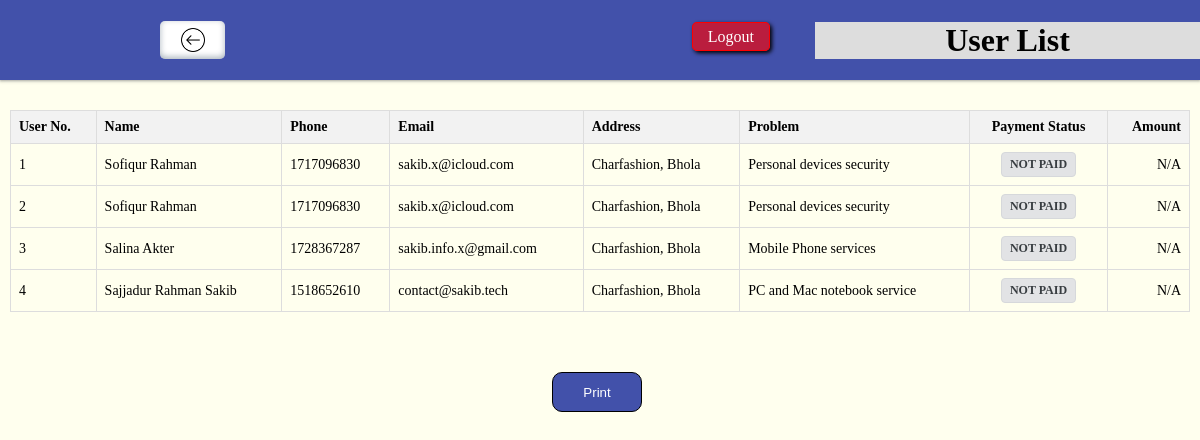
The app's page /admin/alluser.php (signed in), older data.
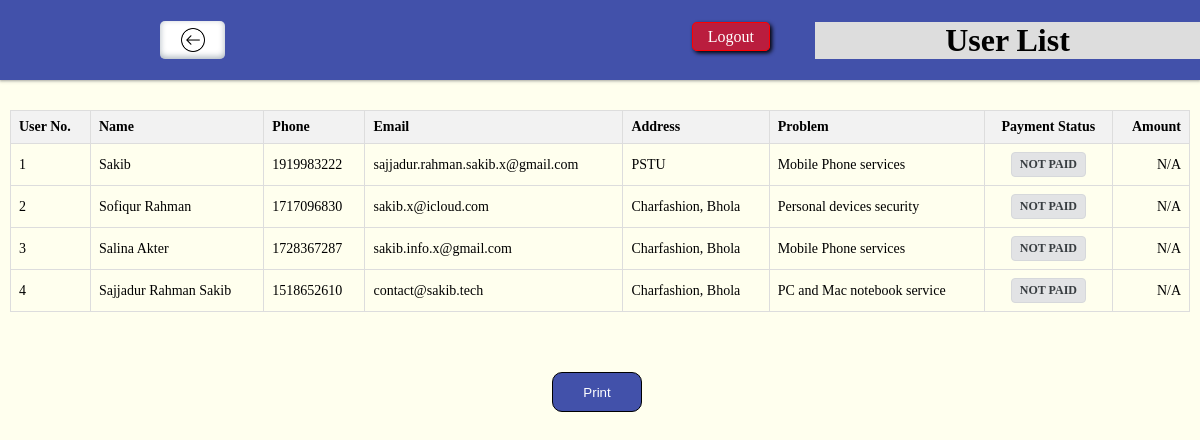
The same page, newer data.
### tables this page shows
CREATE TABLE `reservation` (
  `id` int(100) NOT NULL,
  `name` varchar(32) NOT NULL,
  `address` varchar(50) NOT NULL,
  `phone` int(14) NOT NULL,
  `email` varchar(38) NOT NULL,
  `problem` varchar(100) NOT NULL,
  `description` varchar(500) NOT NULL,
  `submission_time` timestamp NOT NULL DEFAULT current_timestamp(),
  `tracking` varchar(20) DEFAULT NULL
);

### admin/alluser.php (the view, shortened to what this page needs)
<!DOCTYPE html>
<html lang="en">
<head>
    <link rel="stylesheet" href="approval.css">
</head>
<body>
    <div class="contaner">
        <div class="navbar item">
            <div class="blank">
                <a href="./admin.php" class="btnhome"></a>
            </div>
            <h1>User List</h1>
            <div class="logout">
                <a href="">Logout</a>
            </div>
        </div>
        <div class="content item">
            <table>
                <thead>
                    <tr>
                        <th>User No.</th>
                        <th>Name</th>
                        <th>Phone</th>
                        <th>Email</th>
                        <th>Address</th>
                        <th>Problem</th>
                        <th>Payment Status</th>
                        <th>Amount</th>
                    </tr>
                </thead>
                <tbody>
                    <?php
                    include 'config.php';
                    $sql = "SELECT r.*, p.transaction_id, p.amount, p.currency, p.status as payment_status, p.created_at as payment_date
                            FROM reservation r
                            LEFT JOIN payments p ON r.id = p.reservation_id
                            ORDER BY r.id DESC";
                    $result = mysqli_query($conn,$sql);
                    $no=1;
                    while($row=mysqli_fetch_assoc($result))
                    {
                        $payment_status = $row['payment_status'] ? $row['payment_status'] : 'Not Paid';
                        $amount = $row['amount'] ? '$' . number_format($row['amount'], 2) : 'N/A';
                        $status_class = '';
                        switch (strtolower($payment_status)) {
                            default:
                                $status_class = 'status-unpaid';
                        }
                        echo '<tr>
                        <td>'.$no.'</td>
                        <td>'.$row['name'].'</td>
                        <td>'.$row['phone'].'</td>
                        <td>'.$row['email'].'</td>
                        <td>'.$row['address'].'</td>
                        <td>'.$row['problem'].'</td>
                        <td><span class="payment-status '.$status_class.'">'.htmlspecialchars($payment_status).'</span></td>
                        <td>'.$amount.'</td>
                    </tr>';
                    $no++;
                    }
                ?>
                </tbody>
            </table>
        </div>
    </div>
    <div style="width: 8%; /* Adjust width as needed */
    margin: 50px auto;">
    <form action="<?php $_SERVER['PHP_SELF']?>" method="POST">
        <input name="submit" type="submit" value="Print" class="printbtn">
    </form>
    </div>
</body>
</html>

Row changes from the older to the newer data that the page shows:
removed reservation: name "Sofiqur Rahman", phone "1717096830", email "sakib.x@icloud.com", address "Charfashion, Bhola", problem "Personal devices security", payment_status "NOT PAID", amount "N/A"
added reservation: name "Sakib", phone "1919983222", email "sajjadur.rahman.sakib.x@gmail.com", address "PSTU", problem "Mobile Phone services", payment_status "NOT PAID", amount "N/A"
